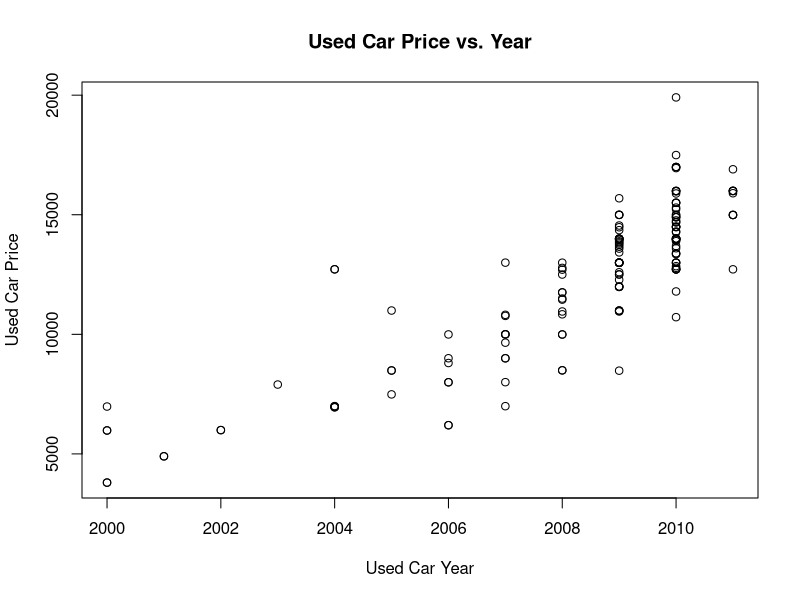

This figure's R source:
#install.packages("gmodels")
library("gmodels")

# Loading and showing all numerical variables in the dataset
DealerShipUsedCars <- read.csv("DealerShipUsedCars.csv")
View(DealerShipUsedCars)
str(DealerShipUsedCars)
summary(DealerShipUsedCars)

# Showing price range of cars and the difference
summary(DealerShipUsedCars$Price)
range(DealerShipUsedCars$Price)
diff(range(DealerShipUsedCars$Price))

# Showing the number of cars with the same make
table(DealerShipUsedCars$Make)

# Using prop.table() to show the proportion of each car's make of the whole
make_table <- table(DealerShipUsedCars$Make)
make_table_prop <- prop.table(make_table) * 100
print(make_table_prop)

# Showing which car's color is the most present in the inventory
mode <- function(x, na.rm = FALSE) {
  if(na.rm){ #if na.rm is TRUE, remove NA values from input x
    x = x[!is.na(x)]
  }
  val <- unique(x)
  return(val[which.max(tabulate(match(x, val)))])
}
mode(DealerShipUsedCars$Color)

# Using CrossTable function to show how many cars from each Make have the color of (Red, Yellow, Black, Gray, White, Silver).
DealerShipUsedCars$conservative <- DealerShipUsedCars$Color %in% c("Red", "Yellow", "Black", "Gray", "White", "Silver")
CrossTable(x = DealerShipUsedCars$Make, y = DealerShipUsedCars$conservative)

# Creating scatterplot of relation between price and year of the cars
plot(x = DealerShipUsedCars$Year, y = DealerShipUsedCars$Price, main = "Used Car Price vs. Year", xlab = "Used Car Year", ylab = "Used Car Price")
